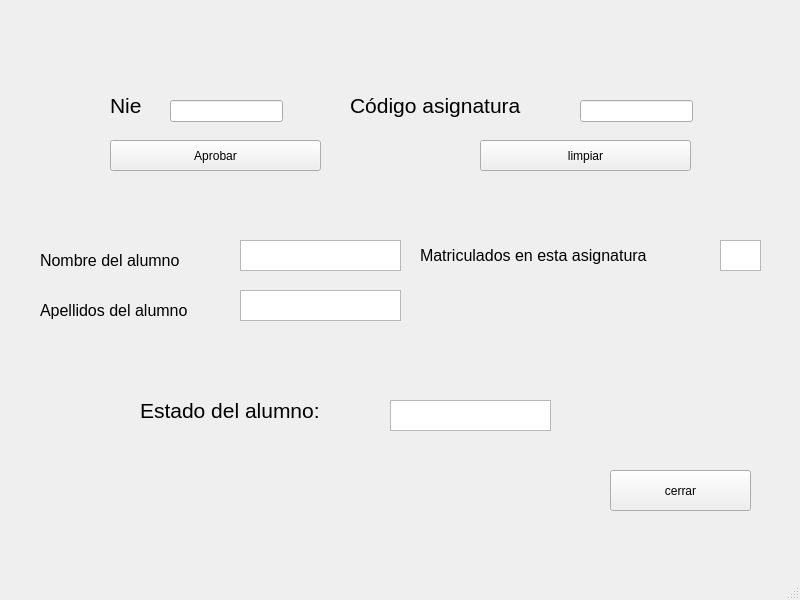
<?xml version="1.0" encoding="UTF-8"?>
<ui version="4.0">
 <class>MainWindow</class>
 <widget class="QMainWindow" name="MainWindow">
  <property name="geometry">
   <rect>
    <x>0</x>
    <y>0</y>
    <width>800</width>
    <height>600</height>
   </rect>
  </property>
  <property name="windowTitle">
   <string>MainWindow</string>
  </property>
  <widget class="QWidget" name="centralwidget">
   <widget class="QLabel" name="label">
    <property name="geometry">
     <rect>
      <x>110</x>
      <y>90</y>
      <width>71</width>
      <height>31</height>
     </rect>
    </property>
    <property name="font">
     <font>
      <pointsize>16</pointsize>
     </font>
    </property>
    <property name="text">
     <string>Nie</string>
    </property>
   </widget>
   <widget class="QLabel" name="label_2">
    <property name="geometry">
     <rect>
      <x>350</x>
      <y>80</y>
      <width>221</width>
      <height>51</height>
     </rect>
    </property>
    <property name="font">
     <font>
      <pointsize>16</pointsize>
     </font>
    </property>
    <property name="text">
     <string>Código asignatura</string>
    </property>
   </widget>
   <widget class="QPushButton" name="pushButton">
    <property name="geometry">
     <rect>
      <x>110</x>
      <y>140</y>
      <width>211</width>
      <height>31</height>
     </rect>
    </property>
    <property name="text">
     <string>Aprobar</string>
    </property>
   </widget>
   <widget class="QPushButton" name="pushButton_2">
    <property name="geometry">
     <rect>
      <x>480</x>
      <y>140</y>
      <width>211</width>
      <height>31</height>
     </rect>
    </property>
    <property name="text">
     <string>limpiar</string>
    </property>
   </widget>
   <widget class="QPushButton" name="pushButton_3">
    <property name="geometry">
     <rect>
      <x>610</x>
      <y>470</y>
      <width>141</width>
      <height>41</height>
     </rect>
    </property>
    <property name="text">
     <string>cerrar</string>
    </property>
   </widget>
   <widget class="QLineEdit" name="lineEdit">
    <property name="geometry">
     <rect>
      <x>170</x>
      <y>100</y>
      <width>113</width>
      <height>22</height>
     </rect>
    </property>
   </widget>
   <widget class="QLineEdit" name="lineEdit_2">
    <property name="geometry">
     <rect>
      <x>580</x>
      <y>100</y>
      <width>113</width>
      <height>22</height>
     </rect>
    </property>
   </widget>
   <widget class="QLabel" name="label_3">
    <property name="geometry">
     <rect>
      <x>40</x>
      <y>250</y>
      <width>191</width>
      <height>21</height>
     </rect>
    </property>
    <property name="font">
     <font>
      <pointsize>12</pointsize>
     </font>
    </property>
    <property name="text">
     <string>Nombre del alumno</string>
    </property>
   </widget>
   <widget class="QLabel" name="label_5">
    <property name="geometry">
     <rect>
      <x>40</x>
      <y>300</y>
      <width>191</width>
      <height>21</height>
     </rect>
    </property>
    <property name="font">
     <font>
      <pointsize>12</pointsize>
     </font>
    </property>
    <property name="text">
     <string>Apellidos del alumno</string>
    </property>
   </widget>
   <widget class="QTextEdit" name="textEdit_2">
    <property name="geometry">
     <rect>
      <x>240</x>
      <y>240</y>
      <width>161</width>
      <height>31</height>
     </rect>
    </property>
   </widget>
   <widget class="QTextEdit" name="textEdit_3">
    <property name="geometry">
     <rect>
      <x>240</x>
      <y>290</y>
      <width>161</width>
      <height>31</height>
     </rect>
    </property>
   </widget>
   <widget class="QLabel" name="label_4">
    <property name="geometry">
     <rect>
      <x>140</x>
      <y>400</y>
      <width>331</width>
      <height>21</height>
     </rect>
    </property>
    <property name="font">
     <font>
      <pointsize>16</pointsize>
     </font>
    </property>
    <property name="text">
     <string>Estado del alumno:</string>
    </property>
   </widget>
   <widget class="QTextEdit" name="textEdit_4">
    <property name="geometry">
     <rect>
      <x>390</x>
      <y>400</y>
      <width>161</width>
      <height>31</height>
     </rect>
    </property>
   </widget>
   <widget class="QLabel" name="label_6">
    <property name="geometry">
     <rect>
      <x>420</x>
      <y>240</y>
      <width>291</width>
      <height>31</height>
     </rect>
    </property>
    <property name="font">
     <font>
      <pointsize>12</pointsize>
     </font>
    </property>
    <property name="text">
     <string>Matriculados en esta asignatura</string>
    </property>
   </widget>
   <widget class="QTextEdit" name="textEdit_5">
    <property name="geometry">
     <rect>
      <x>720</x>
      <y>240</y>
      <width>41</width>
      <height>31</height>
     </rect>
    </property>
   </widget>
  </widget>
  <widget class="QMenuBar" name="menubar">
   <property name="geometry">
    <rect>
     <x>0</x>
     <y>0</y>
     <width>800</width>
     <height>26</height>
    </rect>
   </property>
  </widget>
  <widget class="QStatusBar" name="statusbar"/>
 </widget>
 <resources/>
 <connections/>
</ui>
